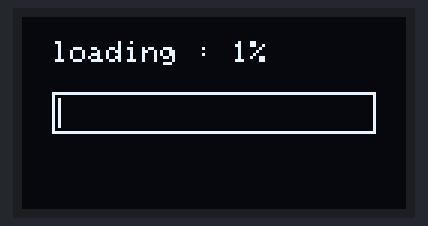
The sketch below on a simulated ESP32. Shown: 128×64 one-colour display.

Above: at 0.17 s.
At 1.47 s:
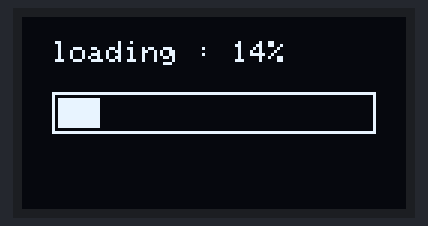
At 2.77 s:
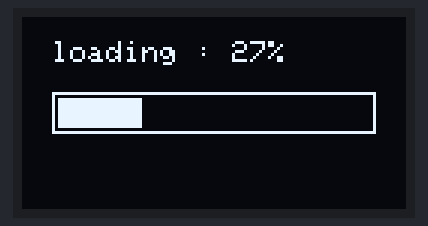
At 5.47 s:
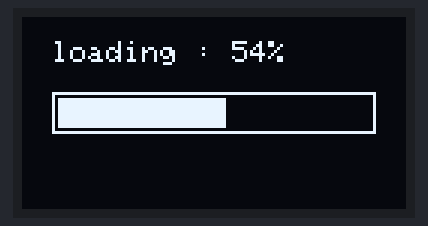
At 8.17 s:
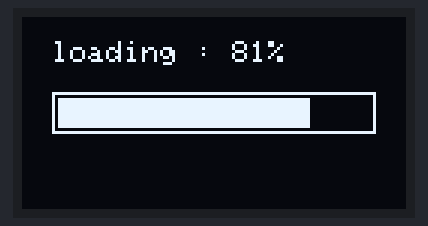
At 10.87 s:
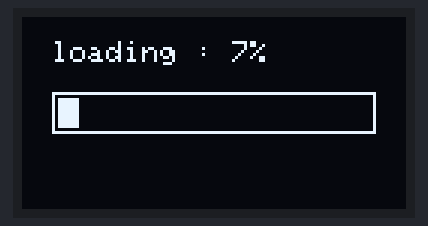

The sketch:

oled105.ino
```cpp
#include <Wire.h>
#include <Adafruit_GFX.h>
#include <Adafruit_SSD1306.h>

#define oled_sda 21
#define oled_scl 22

#define screen_width 128
#define screen_height 64

#define oled_address 0x3c
#define oled_reset -1

Adafruit_SSD1306 display (
  screen_width,
  screen_height,
  &Wire,
  oled_reset
);

unsigned long previous_time = 0;
int progress = 0;

void setup() {
  // put your setup code here, to run once:
  Serial.begin(115200);
  Wire.begin(oled_sda, oled_scl);

  if (!display.begin(SSD1306_SWITCHCAPVCC, oled_address)) {
    Serial.println("OLED initialization failed!");
    while (true) delay(100);
  }

  display.clearDisplay();


  display.display();

}

void loop() {
  // put your main code here, to run repeatedly:
  unsigned long current_time = millis();
  if (current_time - previous_time >= 100) {
    previous_time = current_time;
    progress = (progress + 1) % 101;

    int bar_width = map(progress, 0, 100, 0, 104);
    // (value, fromlow, fromhigh, tolow, tohigh)

    display.clearDisplay();
    display.setTextSize(1);
    display.setTextColor(SSD1306_WHITE);
    display.setCursor(10, 8);
    display.print("loading : ");
    display.print(progress);
    display.println("%");

    display.drawRect(10, 25, 108, 14, SSD1306_WHITE);
    display.fillRect(12, 27, bar_width, 10, SSD1306_WHITE);

    display.display();

  }
}
```

Measured:
- by itself, everything shown: repeats every 10.1 s, in 101 steps
